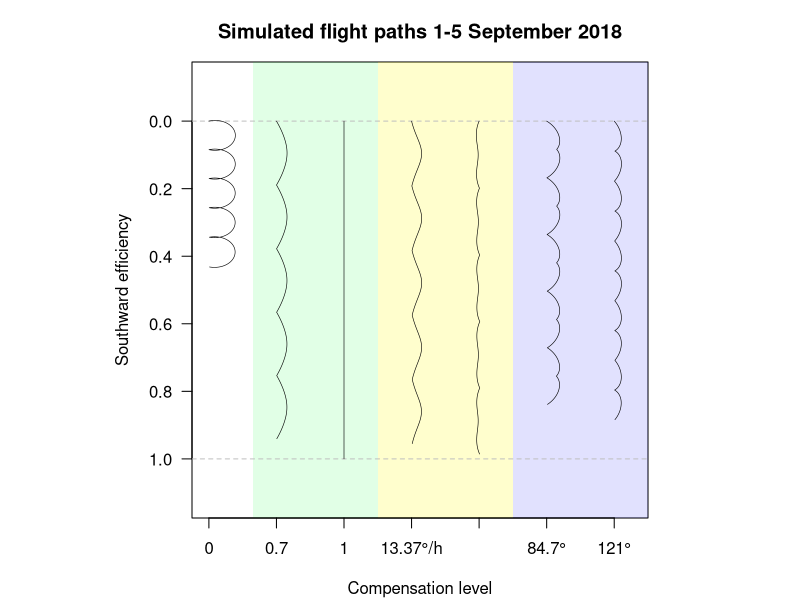
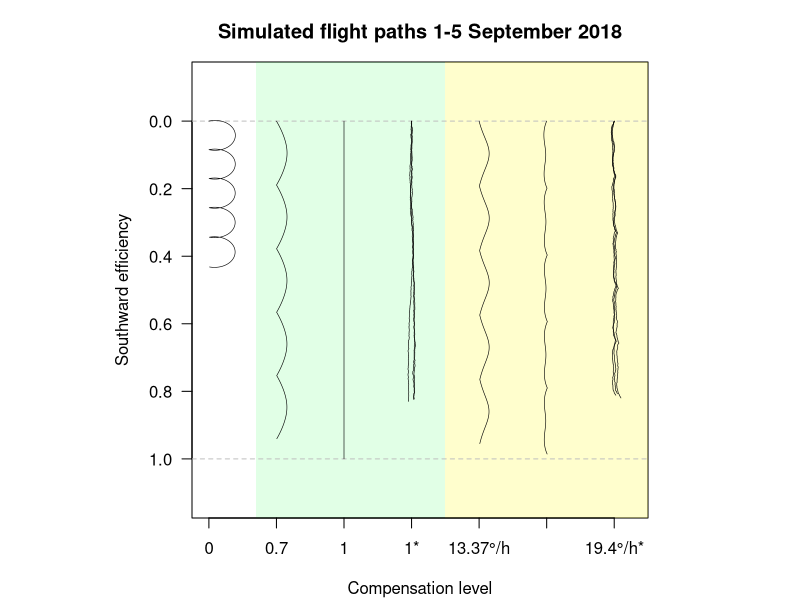
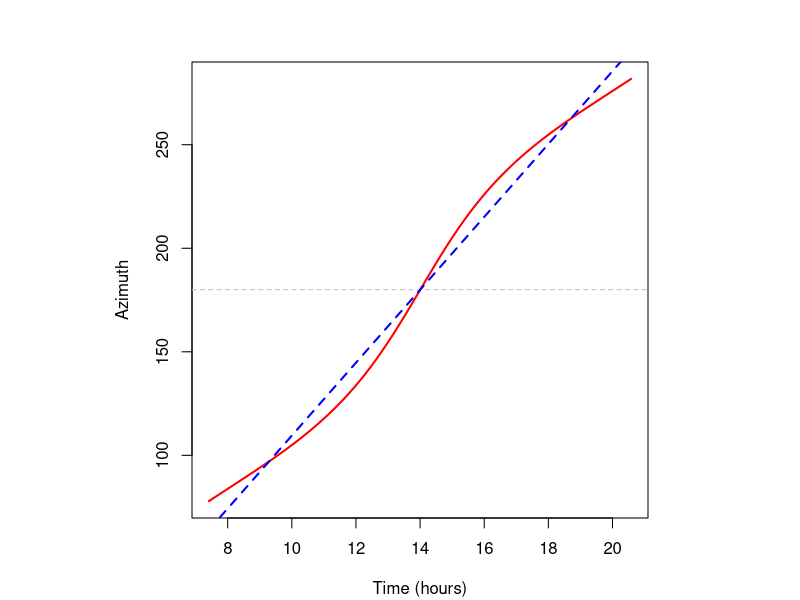
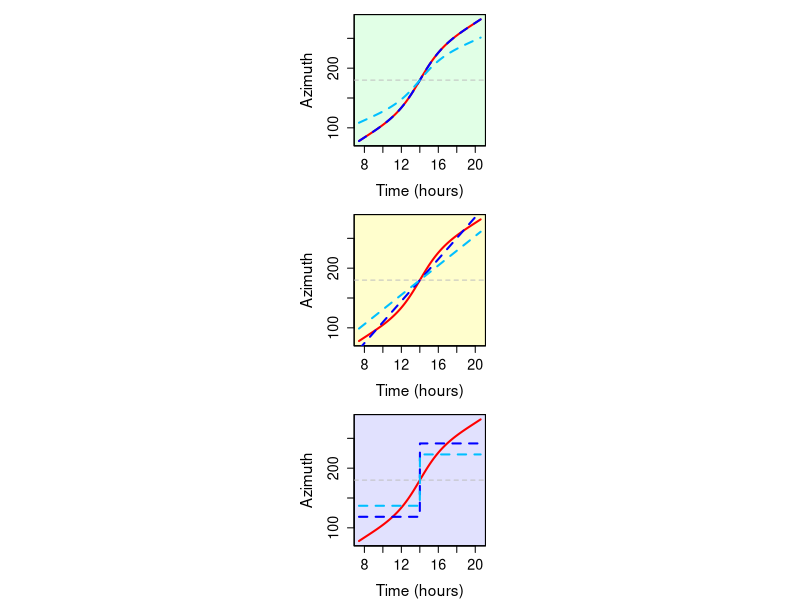
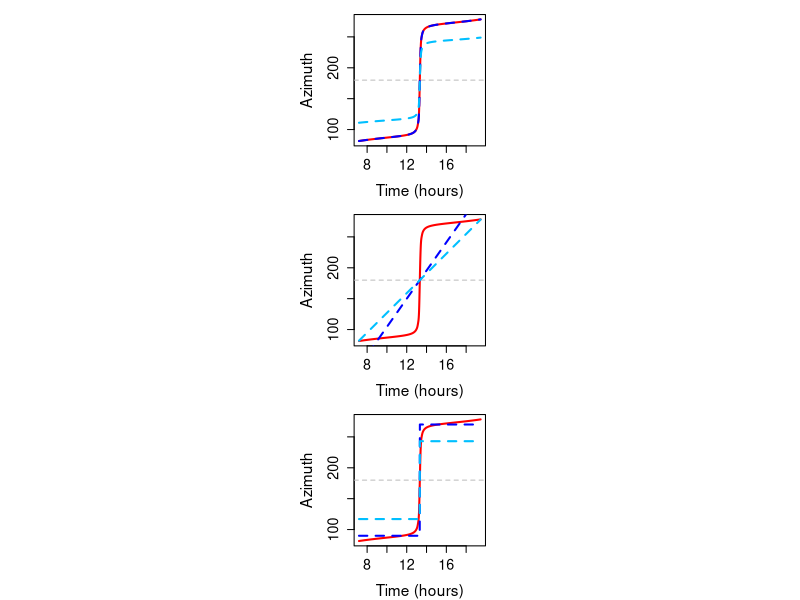
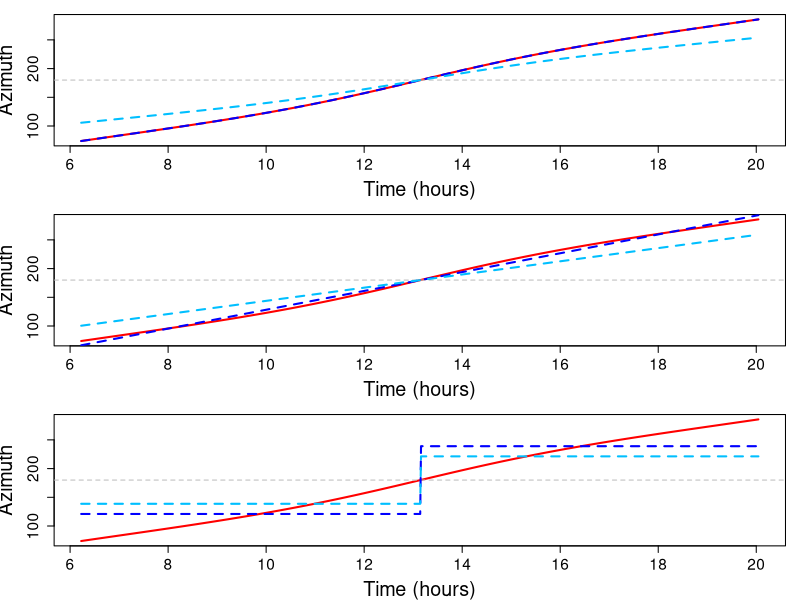
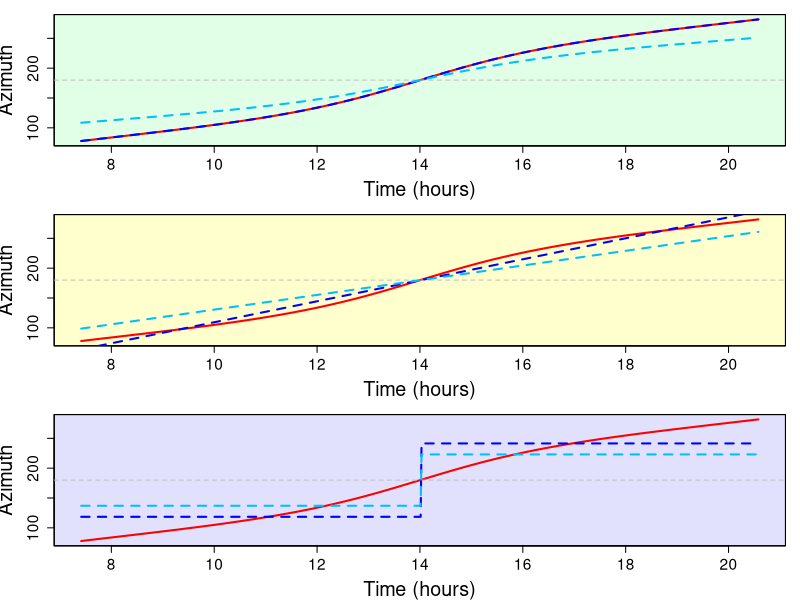
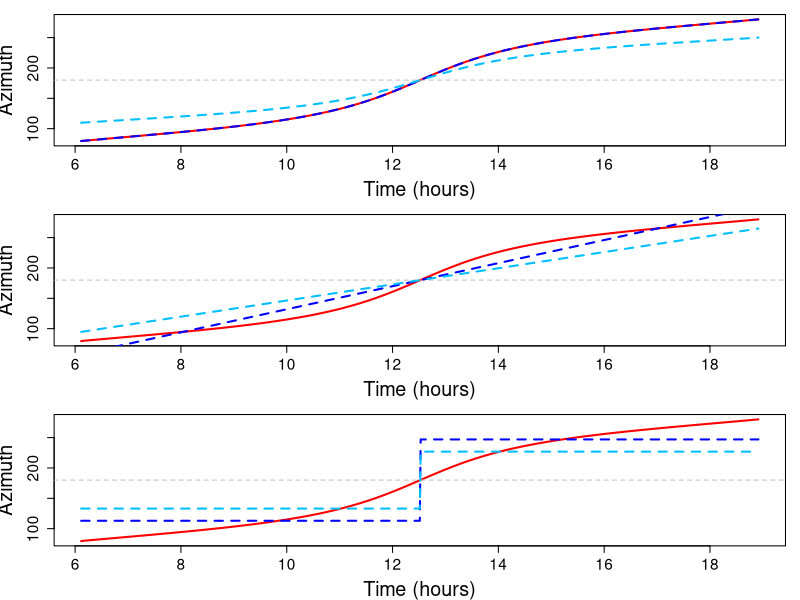

The R script that drew these images, in order:
## ---- chunk 1
knitr::opts_chunk$set(echo = TRUE, eval=FALSE)
## ---- chunk 2
pathPrep = function(days=c("180901","180902","180903","180904","180905"),
                    location="Bujaruelo"){
  sunPosDat = subset(read.csv("Sun position detail.csv"),Location==location)
  s <<- do.call(rbind,lapply(days,function(day){
    hours = sunPosDat[sunPosDat$Date==day,]$Time
    s1 = data.frame("minutes"=seq(min(hours),max(hours),1/1440))
    model1 = smooth.spline(sunPosDat[sunPosDat$Date==day,c("Time","Azimuth")],
                           all.knots=T)
    s1$azimuths = predict(model1,s1$minutes)$y/180*pi
    return(s1)
  }))
  tracks <<- NULL
}
# Fullcomp
compPath = function(comp_levels = c(0,0.7,1)){
  for (level in comp_levels){
    comp_vectors = (s$azimuths-level*(s$azimuths-pi))%%(2*pi)
    track = matrix(rep(c(0,rep(NA,nrow(s))),2),
                   ncol=2,dimnames=list(NULL,c("x","y")))
    for (i in seq_along(comp_vectors)){
      track[i+1,] = c(track[i,"x"] + sin(comp_vectors[[i]]),
                      track[i,"y"] + cos(comp_vectors[[i]]))
    }
    tracks[[as.character(level)]] <<- list(track)
  }
}
# Fullcomp + inacc
compInaccPath = function(comp_levels=c(0,0.5,1),nTrack=5,kapp=3.289){
  if (!"circular" %in%(.packages())){require(circular)}
  for (level in comp_levels){
    track = list()
    for (n in 1:nTrack){
      inacc=rvonmises(nrow(s),circular(0,unit="radians",template="geographics",
                                       modulo="2pi"),kappa = kapp)
      comp_vectors = (s$azimuths-level*(s$azimuths-pi)+inacc)%%(2*pi)
      trackN = matrix(rep(c(0,rep(NA,nrow(s))),2),
                      ncol=2,dimnames=list(NULL,c("x","y")))
      for (i in seq_along(comp_vectors)){
        trackN[i+1,] = c(trackN[i,"x"] + sin(comp_vectors[[i]]),
                         trackN[i,"y"] + cos(comp_vectors[[i]]))
      }
      track[[paste(n)]] = trackN
    }
    tracks[[paste0(level,"*")]] <<- track
  }
}
# Time averaging (optimum (no inacc) 1-5 Sep '18 = 19.375)
avgPath = function(step_levels = c(19.1*0.7,19.1),zenith = 0.5829041){
  for (level in step_levels){
    step_vectors = (s$azimuths+(zenith-s$minutes)*level/7.5*pi)%%(2*pi)
    track = matrix(rep(c(0,rep(NA,nrow(s))),2),
                   ncol=2,dimnames=list(NULL,c("x","y")))
    for (i in seq_along(step_vectors)){
      track[i+1,] = c(track[i,"x"] + sin(step_vectors[[i]]),
                      track[i,"y"] + cos(step_vectors[[i]]))
    }
    tracks[[paste0(level,"°/h")]] <<- list(track)
  }
}
# Time averaging + Inacc
avgInaccPath = function(step_levels=c(19.1),nTrack=5,zenith=0.5829041,kapp=3.289){
  if (!"circular" %in%(.packages())){require(circular)}
  for (level in step_levels){
    track = list()
    for (n in 1:nTrack){
      inacc=rvonmises(nrow(s),circular(0,unit="radians",template="geographics",
                                       modulo="2pi"),kappa = kapp)
      step_vectors = (s$azimuths+(zenith-s$minutes)*level/7.5*pi+inacc)%%(2*pi)
      trackN = matrix(rep(c(0,rep(NA,nrow(s))),2),
                      ncol=2,dimnames=list(NULL,c("x","y")))
      for (i in seq_along(step_vectors)){
        trackN[i+1,] = c(trackN[i,"x"] + sin(step_vectors[[i]]),
                         trackN[i,"y"] + cos(step_vectors[[i]]))
      }
      track[[paste(n)]] = trackN
    }
    tracks[[paste0(level,"°/h*")]] <<- track
  }
}


# Jumpcomp (optimum (no inacc) 1-5 Sep '18 = 121.2)
jumpPath = function(jump_levels = c(121*0.7,121),zenith = 0.5829041){
  for (level in jump_levels){
    lvRad = level/180*pi
    jump_vectors = (s$azimuths + round(0.5+zenith-s$minutes)*lvRad - lvRad/2)%%(2*pi)
    track = matrix(rep(c(0,rep(NA,nrow(s))),2),
                   ncol=2,dimnames=list(NULL,c("x","y")))
    for (i in seq_along(jump_vectors)){
      track[i+1,] = c(track[i,"x"] + sin(jump_vectors[[i]]),
                      track[i,"y"] + cos(jump_vectors[[i]]))
    }
    tracks[[paste0(level,"°")]] <<- list(track)
  }
}

# Jumpcomp + Inacc
jumpInaccPath = function(jump_levels=c(121),nTrack=5,zenith=0.5829041,kapp=3.289){
  if (!"circular" %in%(.packages())){require(circular)}
  for (level in jump_levels){
    track = list()
    lvRad = level/180*pi
    for (n in 1:nTrack){
      inacc=rvonmises(nrow(s),circular(0,unit="radians",template="geographics",
                                       modulo="2pi"),kappa = kapp)
      jump_vectors =(s$azimuths+round(0.5+zenith-s$minutes)*lvRad-lvRad/2+inacc)%%(2*pi)
      trackN = matrix(rep(c(0,rep(NA,nrow(s))),2),
                      ncol=2,dimnames=list(NULL,c("x","y")))
      for (i in seq_along(step_vectors)){
        trackN[i+1,] = c(trackN[i,"x"] + sin(jump_vectors[[i]]),
                         trackN[i,"y"] + cos(jump_vectors[[i]]))
      }
      track[[paste(n)]] = trackN
    }
    tracks[[paste0(level,"°*")]] <<- track
  }
}

# Plotting virtual flight path
plotTrack = function(b0=0.14,b1=0.7,b2=2){
  par(pty="s",mar=c(4.1,4.1,3.1,2.1)) # Mar order = bottom, left, top, right
  plot(NULL, xlim=c(0,length(tracks)*0.2-0.15),ylim=c(1,0),xaxt="n",las=1,asp=1,
       ylab="Southward efficiency",xlab="Compensation level",
       main="Simulated flight paths 1-5 September 2018")
  polygon(x=c(b0,b1,b1,b0),y=c(-1,-1,2,2),border=NA,
          col=rgb(0,255,50,alpha=30,max=255))
  polygon(x=c(b1,b2,b2,b1),y=c(-1,-1,2,2),border=NA,
          col=rgb(255,250,0,alpha=50,max=255))
  if (!b2==2){
    polygon(x=c(b2,2,2,b2),y=c(-1,-1,2,2),border=NA,
            col=rgb(0,0,250,alpha=30,max=255))
  }
  abline(h=c(0,1),lty=2,col="grey")
  for (i in seq_along(tracks)){
    for (j in seq_along(tracks[[i]])){
      tracks[[i]][[j]] = tracks[[i]][[j]]/3925
      tracks[[i]][[j]][,"x"] = tracks[[i]][[j]][,"x"] + (i-1)/5
      lines(-y~x,data=tracks[[i]][[j]],lwd=0.6)
    }
  }
  axis(1,at=seq(0,(i-1)/5,length.out=length(tracks)),labels=names(tracks))
}

## ---- chunk 3

pathPrep()
compPath()
avgPath()
jumpPath()
plotTrack(b0=0.13,b1=0.5,b2=0.9)
## ---- chunk 4
pathPrep()
compPath()
compInaccPath(comp_levels = 1, nTrack = 3)
avgPath()
avgInaccPath(step_levels = 19.4, nTrack = 3)
plotTrack()
## ---- chunk 5
plotComp = function(df=s,zenith=0.5835,CL=1,AL=17.6,SL=123,methods="full",partial=F,
                    colour=F){
  df$hours = df$minutes*24
  df$azimuths = df$azimuths*180/pi
  equations= list("full"=function(p=1){180+CL*p*(df$azimuths-180)},
                  "avg"=function(p=1){180-((zenith-df$minutes)*AL*p*24)},
                  "step"=function(p=1){180-(round(0.5+zenith-df$minutes)*SL*p-SL*p/2)})
  colours = list("full"=rgb(0,255,50,alpha=30,max=255),
              "avg"=rgb(255,250,0,alpha=50,max=255),
              "step"=rgb(0,0,250,alpha=30,max=255))
  if (colour){
    plot(azimuths~hours,data=df,type="n",
         xaxt="n",yaxt="n",xlab="",ylab="")
    rect(par("usr")[1], par("usr")[3],
         par("usr")[2], par("usr")[4],
         col = colours[[methods[1]]])
    par(new=T)
  }
  plot(azimuths~hours,data=df,type="l",lwd=2,col="red",
       xlab="Time (hours)",ylab="Azimuth")
  abline(h=180,lty=2,col="grey")
  for (method in methods){
    df$vectors = equations[[method]]()
    lines(vectors~hours,data=df,type="l",lwd=2,col="blue",lty="dashed")
    if (partial){
      df$vectors = equations[[method]](p=partial)
      lines(vectors~hours,data=df,type="l",lwd=2,col="deepskyblue",lty="dashed")
    }
  }
}
pathPrep(days="180901")
plotComp(method="avg")
## ---- chunk 6
pathPrep(days="180901")
par(mfrow=c(3,1),mar=c(5-1,4,4-3,2-1)+0.1,cex.axis=1.3,cex.lab=1.4)
lapply(c("full","avg","step"),function(method){
  plotComp(methods=method,partial=0.7,colour=T)})


pathPrep(days="180901",location="Neotropical")
lapply(c("full","avg","step"),function(method){
  plotComp(zenith=0.555 ,AL=22.8,SL=180,methods=method,partial=0.7)})
## ---- chunk 7
pathPrep(days="180901",location="Falsterbo")
png(file="RGraphCompDemo1Fal.png",res=1000,width=3200,height=7200,pointsize=12,
    antialias="cleartype")
par(mfrow=c(3,1),mar=c(5-1,4,4-3,2-1)+0.1,cex.axis=1.4,cex.lab=1.8)
lapply(c("full","avg","step"),function(method){
  plotComp(zenith=0.548 ,AL=16.4,SL=118,methods=method,partial=0.7)})
dev.off()

pathPrep(days="180901")
png(file="RGraphCompDemo2Buj.png",res=1000,width=3200,height=7200,pointsize=12,
    antialias="cleartype")
par(mfrow=c(3,1),mar=c(5-1,4,4-3,2-1)+0.1,cex.axis=1.4,cex.lab=1.8)
lapply(c("full","avg","step"),function(method){
  plotComp(zenith=0.584 ,AL=17.6,SL=123,methods=method,partial=0.7,colour=T)})
dev.off()

pathPrep(days="180901",location="Maghreb")
png(file="RGraphCompDemo3Mag.png",res=1000,width=3200,height=7200,pointsize=12,
    antialias="cleartype")
par(mfrow=c(3,1),mar=c(5-1,4,4-3,2-1)+0.1,cex.axis=1.4,cex.lab=1.8)
lapply(c("full","avg","step"),function(method){
  plotComp(zenith=0.522 ,AL=19.0,SL=134,methods=method,partial=0.7)})
dev.off()

pathPrep(days="180901",location="Neotropical")
png(file="RGraphCompDemo4Neo.png",res=1000,width=3200,height=7200,pointsize=12,
    antialias="cleartype")
par(mfrow=c(3,1),mar=c(5-1,4,4-3,2-1)+0.1,cex.axis=1.4,cex.lab=1.8)
lapply(c("full","avg","step"),function(method){
  plotComp(zenith=0.555 ,AL=22.8,SL=180,methods=method,partial=0.7)})
dev.off()
